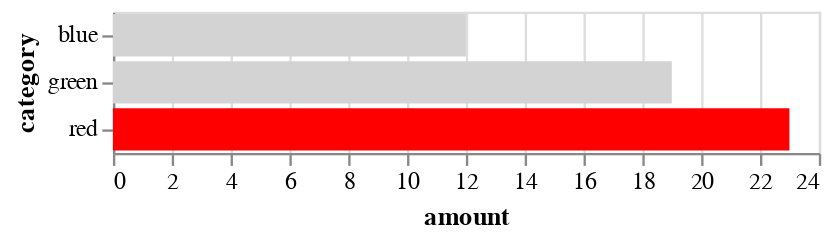

The notebook cell saved with this chart:
### Markdown cell above
## Conditional display

### Code cell
max_val = int(data[:3]["amount"].max())

base_chart = alt.Chart(data[:3]).mark_bar().encode(
    x=alt.Theta("amount").stack(True),
    y=alt.Color("category"),
    color=alt.when(alt.datum.amount == max_val).then(alt.value("red")).otherwise(alt.value("lightgray"))
)

base_chart

### Figure 1 — Vega-Lite specification as saved in the notebook (floating-point values rounded to 4 significant figures)
{"config": {"view": {"continuousWidth": 300, "continuousHeight": 300}}, "data": {"name": "data-8a6093f48fc30ace96531e7725872d1a"}, "mark": {"type": "bar"}, "encoding": {"color": {"condition": [{"test": "(datum.amount === 23)", "value": "red"}], "value": "lightgray"}, "x": {"field": "amount", "stack": true, "type": "quantitative"}, "y": {"field": "category", "type": "nominal"}}, "$schema": "https://vega.github.io/schema/vega-lite/v5.20.1.json", "datasets": {"data-8a6093f48fc30ace96531e7725872d1a": [{"category": "red", "amount": 23, "level": "lvl_1"}, {"category": "blue", "amount": 12, "level": "lvl_3"}, {"category": "green", "amount": 19, "level": "lvl_2"}]}}
